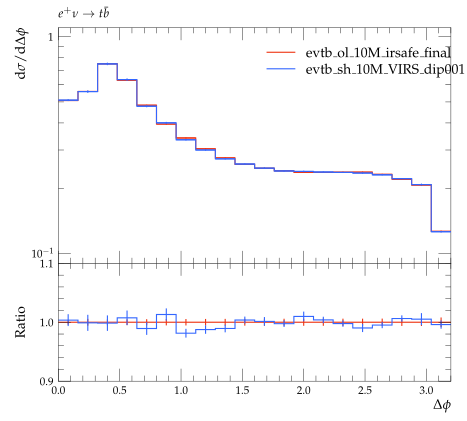

This figure's Python source:
#! /usr/bin/env python

# This Python script was auto-generated using YODA v2.0.0.
# Analysis object: /evtb/cutEg_jbjg_dphi
# Timestamp: 16-04-2024 (13:54:45)

import matplotlib as mpl
import matplotlib.pyplot as plt
mpl.use('Agg') # comment out for interactive use
import os
import numpy as np

plotDir = os.path.split(os.path.realpath(__file__))[0]
if 'YODA_USER_PLOT_PATH' in globals():
    plot_outdir = globals()['YODA_USER_PLOT_PATH']
else:
    plot_outdir = plotDir

#plot style
plt.style.use(os.path.join(plotDir, '../default.mplstyle'))
# plot metadata
figW, figH = plt.rcParams['figure.figsize']
ax_xLabel = r'$\Delta\phi$'
ax_yLabel = r'$\mathrm{d}\sigma / \mathrm{d} \Delta\phi$ '
ax_title  = r'$e^+ \nu \to t \bar b$'
ax_xScale = 'linear'
ax_yScale = 'log'
xLims = (0.0, 3.2)
yLims = (0.09000000000000001, 1.1)

# TeX-friendly labels for the legend
labels = [ r"evtb\_ol\_10M\_irsafe\_final", r"evtb\_sh\_10M\_dip001\_irsafe\_final" ]

# Create figure and axis objects
fig, (ax, ratio0_ax) = plt.subplots(2, 1, sharex=True,
                  figsize=(figW,figH), gridspec_kw={'height_ratios': (2, 1)})
ratio0_ax.yaxis.set_major_locator(mpl.ticker.MultipleLocator(0.1))
ratio0_ax.set_ylim(0.9, 1.1)
ratio0_ax.set_ylabel('Ratio')

# LineColor map: curve index -> color
linecolors = {0: '#EE3311', 1: '#3366FF'}
# the numerical data is stored in a separate file
dataf = dict()
prefix = os.path.split(__file__)[0]
if prefix:    prefix = prefix + '/'
exec(open(prefix+'cutEg_jbjg_dphi__data.py').read(), dataf)


legend_handles = [] # keep track of handles for the legend

# style options for curves
# starts at zorder>=5 to draw curve on top of legend
styles = {
  'curve0': {
    'color' : linecolors[0],
    'linestyle' : '-',
    'marker' : 'o',
    'zorder' : 5,
    'histstyle' : True,
  },
  'curve1': {
    'color' : linecolors[1],
    'linestyle' : '-',
    'marker' : 'o',
    'zorder' : 6,
    'histstyle' : True,
  },
}
# curve from input yoda files in main panel
for label in dataf['yvals'].keys():
    if all(np.isnan(v) for v in dataf['yvals'][label]):
        continue
    tmp = None
    if styles[label]['histstyle']: # draw as histogram
        tmp, = ax.plot(dataf['xedges'], dataf['yedges'][label],
                       color=styles[label]['color'],
                       linestyle=styles[label]['linestyle'],
                       drawstyle='steps-pre', solid_joinstyle='miter',
                       zorder=styles[label]['zorder'], label=label)
        ax.errorbar(dataf['xpoints'], dataf['yvals'][label], color=styles[label]['color'],
                    xerr=dataf['xerrs'], yerr=[dataf['ydowns'][label], dataf['yups'][label]],
                    linestyle='none', zorder=styles[label]['zorder'])
    else: # draw as scatter
        tmp = ax.errorbar(dataf['xpoints'], dataf['yvals'][label],
                          xerr=dataf['xerrs'],
                          yerr=[ dataf['ydowns'][label],
                          dataf['yups'][label] ],
                          fmt=styles[label]['marker'],
                          ecolor=styles[label]['color'],
                          color=styles[label]['color'], zorder=2)
        tmp[-1][0].set_linestyle(styles[label]['linestyle'])
    legend_handles += [tmp]
    for varLabel in dataf['variation_yvals'].keys():
        if varLabel.startswith(label):
            tmp, = ax.plot(dataf['xedges'], dataf['variation_yvals'][varLabel],
                           color=styles[label]['color'],
                           linestyle=styles[label]['linestyle'],
                           drawstyle='steps-pre', solid_joinstyle='miter',
                           zorder=styles[label]['zorder'], alpha=0.5)


# plots on ratio panel
# curve from input yoda files in ratio panel
for label, yvals in dataf['ratio0_yvals'].items():
    if all(np.isnan(v) for v in yvals):
        continue
    if styles[label]['histstyle']: # plot as histogram
        ratio0_ax.plot(dataf['xedges'], yvals,
                       color=styles[label]['color'],
                       linestyle=styles[label]['linestyle'],
                       drawstyle='steps-pre', zorder=1,
                       solid_joinstyle='miter')
        ratio0_ax.vlines(dataf['xpoints'],
                         dataf['ratio0_ymin'][label],
                         dataf['ratio0_ymax'][label],
                         color=styles[label]['color'], zorder=1)
    else: # plot as scatter
        tmp = ratio0_ax.errorbar(dataf['xpoints'],
                                 yvals, xerr=dataf['xerrs'],
                                 yerr=dataf['ratio0_yerrs'][label],
                                 fmt=styles[label]['marker'],
                                 ecolor=styles[label]['color'],
                                 color=styles[label]['color'])
        tmp[-1][0].set_linestyle(styles[label]['linestyle'])

    for varlabel in dataf['ratio0_variation_vals'].keys():
        if varlabel.startswith(label):
            ratio0_ax.plot(dataf['xedges'],
                            dataf['ratio0_variation_vals'][varlabel],
                            color=styles[label]['color'],
                            linestyle=styles[label]['linestyle'],
                            drawstyle='steps-pre', solid_joinstyle='miter',
                            zorder=1, alpha=0.5)

legend_pos = (0.5, 0.97)
ax.legend(legend_handles, labels, loc='upper left', bbox_to_anchor=legend_pos)

# set plot metadata as defined above
ratio0_ax.set_xlabel(ax_xLabel)
ratio0_ax.xaxis.set_label_coords(1., -.15)
ax.set_ylabel(ax_yLabel, loc='top')
ax.set_title(ax_title, loc='left')
ax.set_xscale(ax_xScale)
ax.set_yscale(ax_yScale)
ax.set_xlim(xLims)
ax.set_ylim(yLims)

# tick formatting
plt.rcParams['xtick.top'] = True
plt.rcParams['ytick.right'] = True
ax.yaxis.set_major_locator(mpl.ticker.LogLocator(base=10.0, numticks=np.inf))
ax.yaxis.set_minor_locator(mpl.ticker.LogLocator(
                           base=10.0, subs=np.arange(0.1, 1, 0.1), numticks=np.inf))
fig.align_ylabels((ax, ratio0_ax))
plt.savefig(os.path.join(plot_outdir, 'cutEg_jbjg_dphi.pdf'), format='PDF')
plt.savefig(os.path.join(plot_outdir, 'cutEg_jbjg_dphi.png'), format='PNG')

plt.close(fig)
